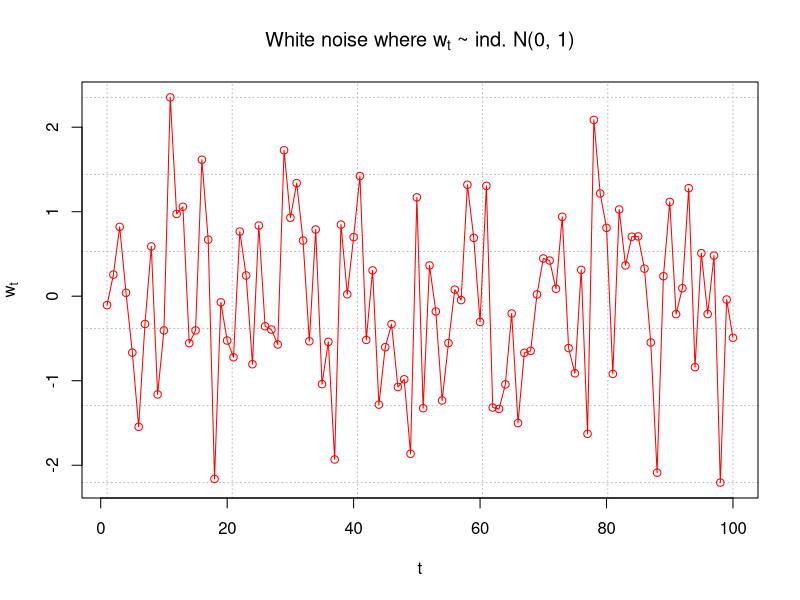
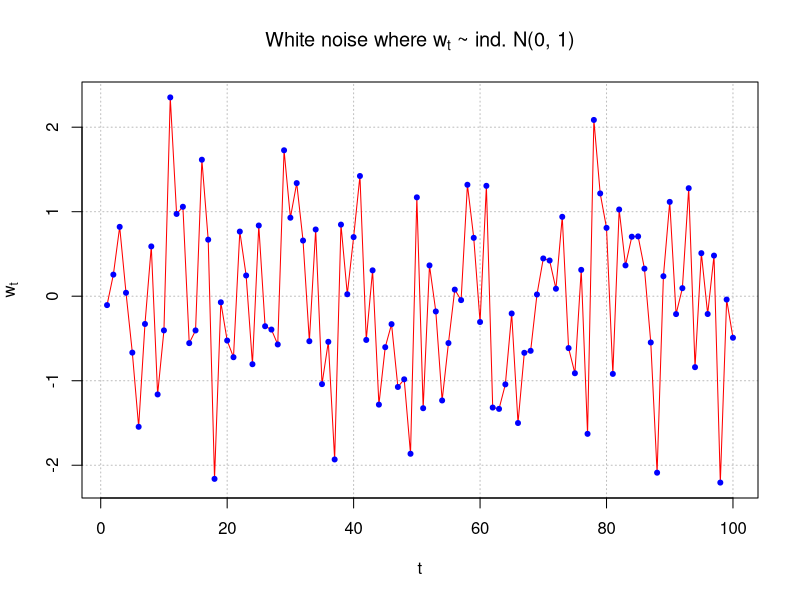
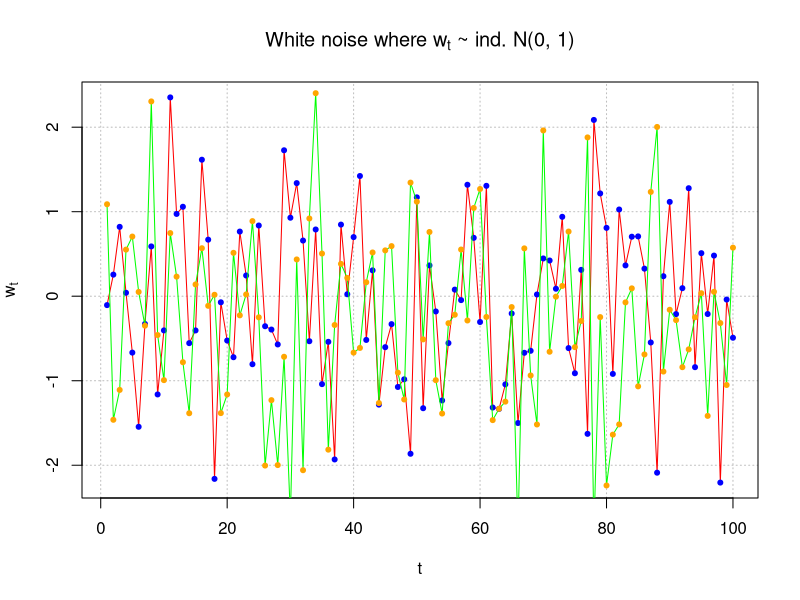

Generate these figures, in order, with R: (Note: this script raises an error after producing the figures.)
#####################################################################
# NAME:  Chris Bilder                                               #
# DATE:  12-18-06                                                   #
# PURPOSE: Simulate a white noise series                            #
#                                                                   #
# NOTES:                                                            #
#####################################################################

#####################################################################
# Simulate a white noise series 

  set.seed(8128)
  w<-rnorm(n = 100, mean = 0, sd = 1)
  head(w)

  #Using plot.ts() which is set up for time series plots
  win.graph(width = 8, height = 6, pointsize = 10) #Open a new plot window
  plot.ts(x = w, ylab = expression(w[t]), xlab = "t", type = "o", col = "red", 
          main = expression(paste("White noise where ", w[t], " ~ ind. N(0, 1)")), panel.first=grid(col = "gray", lty = "dotted"))

  #Advantage of second plot is separate control over color of points
  win.graph(width = 8, height = 6, pointsize = 10)
  plot(x = w, ylab = expression(w[t]), xlab = "t", type = "l", col = c("red"), 
        main = expression(paste("White noise where ", w[t], " ~ ind. N(0, 1)")), panel.first=grid(col = "gray", lty = "dotted"))
  points(x = w, pch = 20, col = "blue")


###############################################################################
# Simulate a second series

  set.seed(1298)
  w.new<-rnorm(n = 100, mean = 0, sd = 1)
  head(w.new)

  par(mfrow = c(1,1))
  plot(x = w, ylab = expression(w[t]), xlab = "t", type = "l", col = "red", 
        main = expression(paste("White noise where ", w[t], " ~ ind. N(0, 1)")), panel.first=grid(col = "gray", lty = "dotted"))
  points(x = w, pch = 20, col = "blue")
  lines(x = w.new, col = "green")
  points(x = w.new, pch = 20,col = "orange")
  legend(x = locator(1),legend=c("Time series 1", "Time Series 2"), lty=c(1,1), col=c("red", "green"), bty="n")


  win.graph(width = 8, height = 6, pointsize = 10) #Open a new plot window
  par(mfrow = c(2,1))
  plot(x = w, ylab = expression(w[t]), xlab = "t", type = "l", col = c("red"), 
        main = expression(paste("White noise where ", w[t], " ~ ind. N(0, 1)")), panel.first=grid(col = "gray", lty = "dotted"))
  points(x = w, pch = 20, col = "blue")
  plot(x = w.new, ylab = expression(w.new[t]), xlab = "t", type = "l", col = c("green"), 
        main = expression(paste("White noise where ", w[t], " ~ ind. N(0, 1)")), panel.first=grid(col = "gray", lty = "dotted"))
  points(x = w.new, pch = 20, col = "orange")

  ########################
  # What if used plot.ts()?
  win.graph(width = 8, height = 6, pointsize = 10) #Open a new plot window
  plot.ts(x = cbind(w, w.new), ylab = expression(w[t]), xlab = "t", type = "o", col = "red", 
          main = expression(paste("White noise where ", w[t], " ~ ind. N(0, 1)")), panel.first=grid(col = "gray", lty = "dotted"))
  #Problem: gridlines do not extend to second plot
  
  plot.ts(x = cbind(w, w.new), ylab = expression(w[t]), xlab = "t", type = "o", col = "red", 
          main = expression(paste("White noise where ", w[t], " ~ ind. N(0, 1)")))
  grid(col = "gray", lty = "dotted")
  #Problem: gridlines do not appear correctly on plots (could fix by specifying where to draw them using abline)
